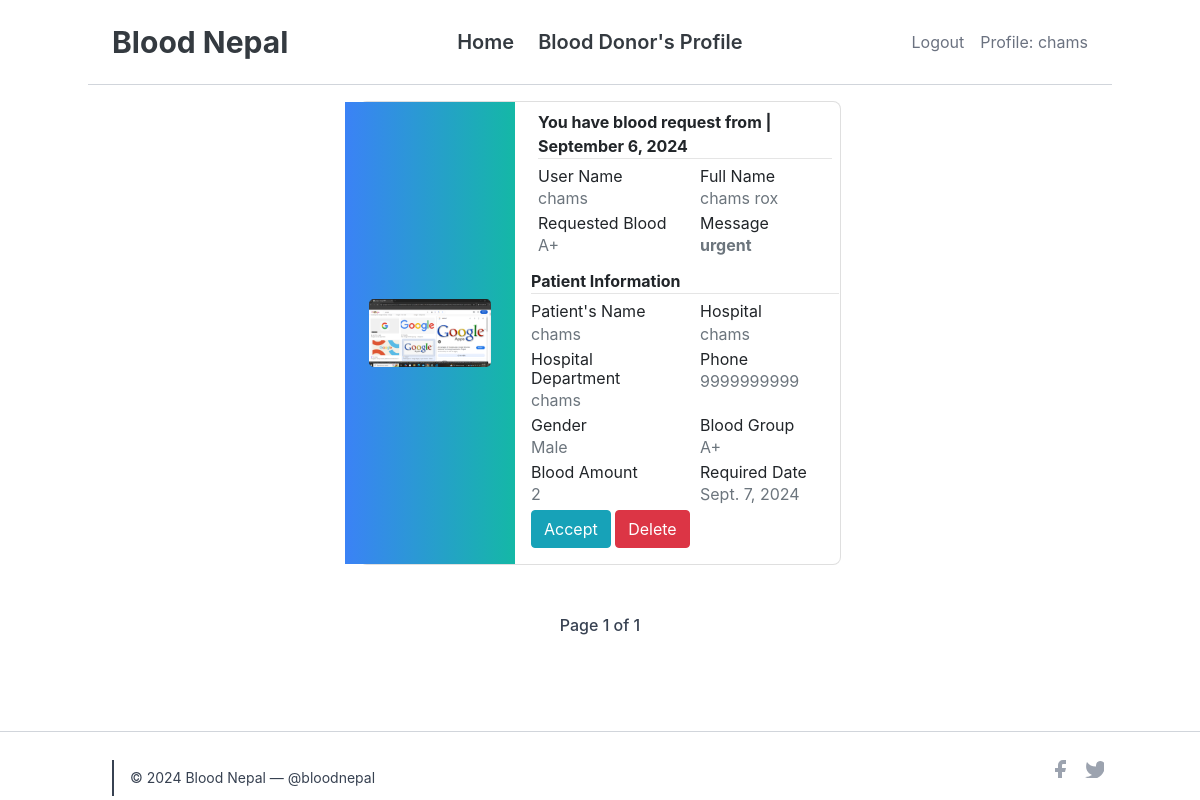
The page /request-received (signed in) on the database as committed earlier.
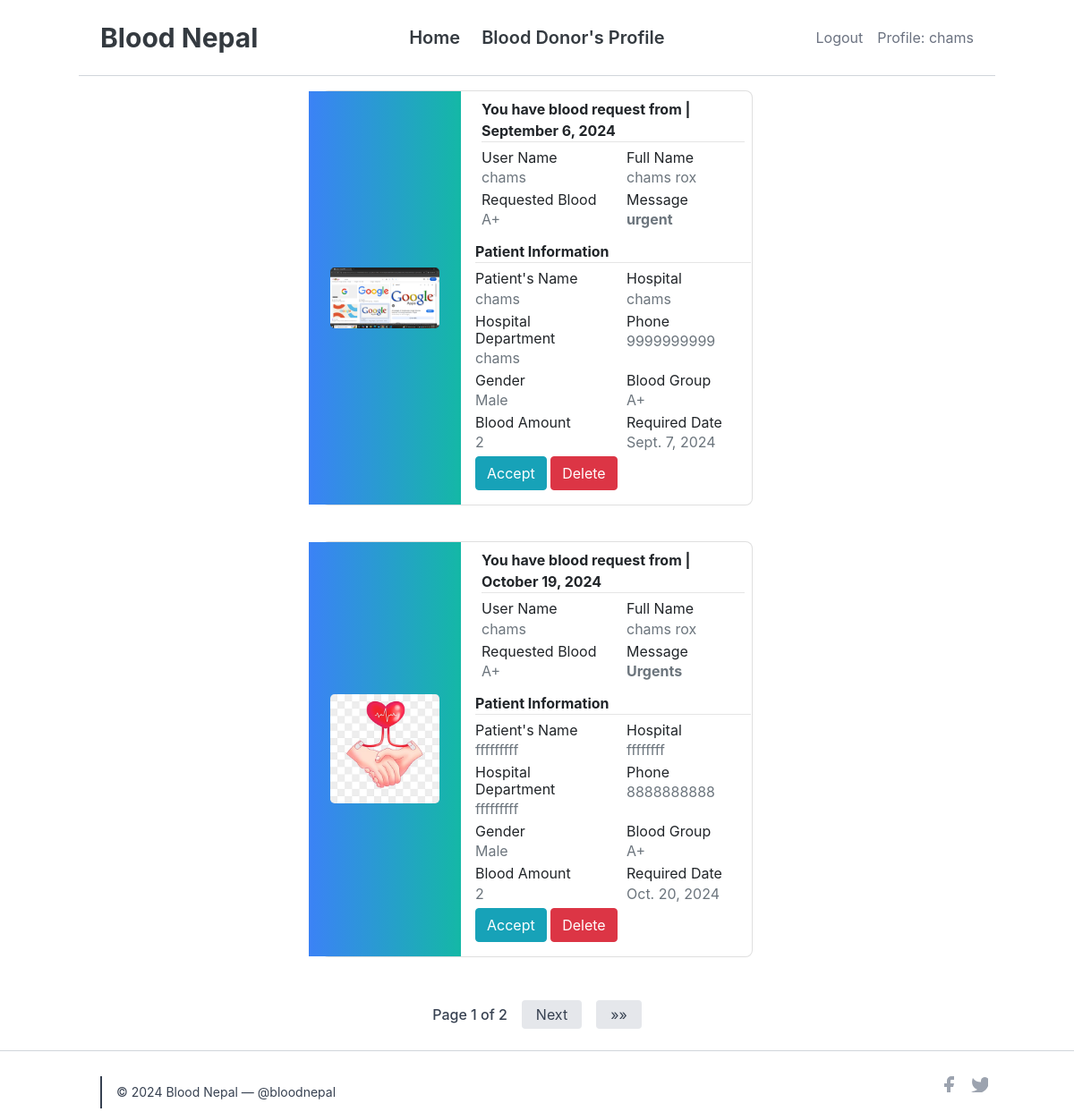
The same page on the database as committed later.
### profile_/models.py (models this page shows, shortened)
class Patient(models.Model):
    user = models.ForeignKey(User, on_delete = models.CASCADE,null= True)
    blood_request_sent_by = models.ForeignKey(SignUp,related_name='sent_by',verbose_name = "sender" , on_delete=models.PROTECT, null=True, blank=True)
    blood_request_sent_to = models.ForeignKey(SignUp,related_name='sent_to',verbose_name= "receiver",  on_delete=models.PROTECT, null=True, blank=False)
    message = models.TextField(max_length = 50, null=True)
    patients_name = models.CharField(max_length = 20)
    hospital = models.CharField(max_length = 20, null=True)
    patients_department = models.CharField(max_length = 120)
    patients_gender = models.CharField(max_length=6, choices= GenderChoices, null=True, default='Male')
    patients_phone = models.CharField(max_length=10, null=True,blank=True)
    patients_blood_group = models.CharField(choices=Blood_Group_Choices,max_length=3,null= True)
    blood_pint = models.IntegerField(null=True)
    required_date = models.DateField(null=True)
    created_at = models.DateTimeField(auto_now_add=True, null= True)
    requisition_form = models.ImageField(upload_to = 'patientsForm/')

class SignUp(models.Model):
    user = models.OneToOneField(User, on_delete = models.CASCADE , unique=True)
    full_name = models.CharField(max_length = 120, null=False, blank=False )
    email = models.EmailField(unique=True, null=False, blank=False)
    phone = models.CharField(max_length=10,null=True)
    gender = models.CharField(max_length=6, choices= GenderChoices , default='Male')
    profile_photo = models.ImageField(upload_to = 'images/')
    location = models.CharField(max_length=40)
    blood_group = models.CharField(choices=Blood_Group_Choices,max_length=3)
    weight = models.IntegerField( null=True, blank=False)
    ready_to_donate = models.CharField(choices=R_CHOICES ,null=True, max_length=4)
    last_donation = models.DateField(null=True)
    class Meta:
        unique_together = ('email','phone')

### profile_/views.py (the view)
# urls.py: path("request-received", Received.as_view(), name="request-received"),
class Received(Sent):
    template_name = "profile/received.html"
    def get_queryset(self):
        user = self.request.user
        try:
            sign_up = SignUp.objects.get(user=user)
            return Patient.objects.filter(blood_request_sent_to=sign_up)
        except SignUp.DoesNotExist:
            messages.success(self.request, 'You have not received any blood request yet.')
    def get_context_data(self, **kwargs):
        context = super().get_context_data(**kwargs)
        context['username'] = self.request.user.username
        context['current_date'] = timezone.now().date()
        return context

### profile_/views.py (called while the page is built)
    def get_context_data(self):
        context = super().get_context_data()
        context['username'] = self.request.user.username
        context['current_date'] = timezone.now().date()
        return context

### profile_/templates/profile/received.html (shortened to what the changed rows need)
{% extends "profile/base.html" %}
{% block hero %}
    {% for patient in patients %}
    <section class="vh-40 bg-white">
        <div class="container py-3 h-15">
            <div class="row d-flex justify-content-center align-items-center h-100">
                <div class="col col-lg-6 mb-2 mb-lg-0">
                    <div class="card mb-2" style="border-radius: .5rem;">
                        <div class="row g-0">
                            <div class="w-1/3 bg-gradient-to-r from-blue-500 to-teal-500 flex items-center justify-center p-4">
                                <a href="{{ patient.requisition_form.url }}">
                                    <img src="{{ patient.requisition_form.url }}" alt="Profile Photo" class="w-72 h-auto rounded-lg" title="Requisition Form">
                                </a>
                            </div>
                            <div class="col-md-8">
                                <div class="card-body p-2">
                                    <strong>You have blood request from | {{ patient.created_at|date:"F j, Y" }}</strong>
                                    <hr class="mt-0 mb-1">
                                    <div class="row pt-1">
                                        <div class="col-6 mb-1">
                                            <h6>User Name</h6>
                                            <p class="text-muted">{{ patient.blood_request_sent_by.user }}</p>
                                        </div>
                                        <div class="col-6 mb-1">
                                            <h6>Full Name</h6>
                                            <p class="text-muted">{{ patient.blood_request_sent_by.full_name }}</p>
                                        </div>
                                        <div class="col-6 mb-1">
                                            <h6>Requested Blood</h6>
                                            <p class="text-muted">{{ patient.blood_request_sent_by.blood_group }}</p>
                                        </div>
                                        <div class="col-6 mb-1">
                                            <h6>Message</h6>
                                            <p class="text-muted"><strong>{{ patient.message }}</strong></p>
                                        </div>
                                        <div class="card-body p-2">
                                            <strong>Patient Information</strong>
                                            <hr class="mt-0 mb-1">
                                            <div class="row pt-1">
                                                <div class="col-6 mb-1">
                                                    <h6>Patient's Name</h6>
                                                    <p class="text-muted">{{ patient.patients_name }}</p>
                                                </div>
                                                <div class="col-6 mb-1">
                                                    <h6>Hospital</h6>
                                                    <p class="text-muted">{{ patient.hospital }}</p>
                                                </div>
                                                <div class="col-6 mb-1">
                                                    <h6>Hospital Department</h6>
                                                    <p class="text-muted">{{ patient.patients_department }}</p>
                                                </div>
                                                <div class="col-6 mb-1">
                                                    <h6>Phone</h6>
                                                    <p class="text-muted">{{ patient.patients_phone }}</p>
                                                </div>
                                                <div class="col-6 mb-1">
                                                    <h6>Gender</h6>
                                                    <p class="text-muted">{{ patient.patients_gender }}</p>
                                                </div>
                                                <div class="col-6 mb-1">
                                                    <h6>Blood Group</h6>
                                                    <p class="text-muted">{{ patient.patients_blood_group }}</p>
                                                </div>
                                                <div class="col-6 mb-1">
                                                    <h6>Blood Amount</h6>
                                                    <p class="text-muted">{{ patient.blood_pint }}</p>
                                                </div>
                                                <div class="col-6 mb-1">
                                                    <h6>Required Date</h6>
                                                    <p class="text-muted">{{ patient.required_date }}</p>
                                                </div>
                                            </div>
                                            <a href="msg">
                                                <button class="btn btn-info">Accept</button>
                                            </a>
                                            <a href="{% url 'delete-blood-request' patient.id %}">
                                                <button class="btn btn-danger">Delete</button>
                                            </a>
                                        </div>
                                    </div>
                                </div>
                            </div>
                        </div>
                    </div>
                </div>
            </div>
        </div>
    </section>
    {% endfor %}
    {% include "profile/pagination.html" %}
{% endblock %}

Rows that differ between the two databases and show on the page:
added Patient: requisition_form (picture), created_at "October 19, 2024", blood_request_sent_by.user "chams", blood_request_sent_by.full_name "chams rox", blood_request_sent_by.blood_group "A+", message "Urgents", patients_name "fffffffff", hospital "ffffffff", patients_department "fffffffff", patients_phone "8888888888", patients_gender "Male", patients_blood_group "A+", blood_pint "2", required_date "Oct. 20, 2024"
Other text that changed with them:
{{ page_obj.paginator.num_pages }}: "1" → "2"
text now shown: "Next »»"
